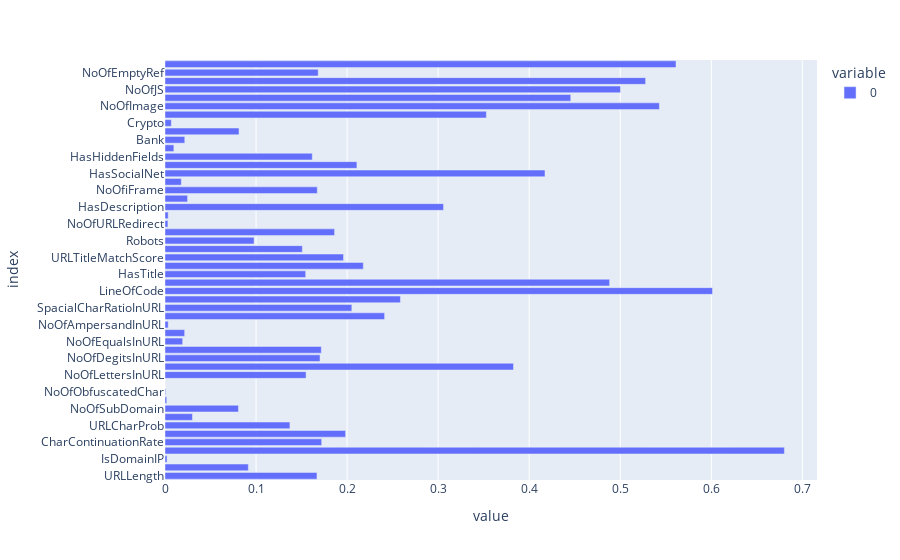

Write notebook code for a chart like this one.
### Markdown cell above
### Feature selection for classification models
1.Information Gain

### Code cell
from sklearn.feature_selection import mutual_info_classif
import plotly.express as px
%matplotlib inline 
importances = mutual_info_classif(X,y)
feat_importance = pd.Series(importances,X.columns)
px.bar(feat_importance,orientation="h")

### Figure 1 — Plotly figure (JSON) as saved in the notebook; plotly's stock layout.template omitted (floating-point values rounded to 4 significant figures)
{"data": [{"alignmentgroup": "True", "hovertemplate": "variable=0<br>value=%{x}<br>index=%{y}<extra></extra>", "legendgroup": "0", "marker": {"color": "#636efa", "pattern": {"shape": ""}}, "name": "0", "offsetgroup": "0", "orientation": "h", "showlegend": true, "textposition": "auto", "type": "bar", "x": [0.1669, 0.09152, 0.002256, 0.6803, 0.1721, 0.1984, 0.1372, 0.03014, 0.08066, 0.001876, 0.0007851, 8.869e-05, 0.1549, 0.3828, 0.1703, 0.1717, 0.01941, 0.0216, 0.003519, 0.2412, 0.2052, 0.2586, 0.6014, 0.4884, 0.1545, 0.2178, 0.1961, 0.1509, 0.09783, 0.1863, 0.003196, 0.00353, 0.306, 0.0248, 0.1672, 0.0179, 0.4174, 0.2108, 0.1617, 0.009737, 0.02172, 0.08131, 0.006914, 0.353, 0.543, 0.4456, 0.5003, 0.5279, 0.1683, 0.5613], "xaxis": "x", "y": ["URLLength", "DomainLength", "IsDomainIP", "URLSimilarityIndex", "CharContinuationRate", "TLDLegitimateProb", "URLCharProb", "TLDLength", "NoOfSubDomain", "HasObfuscation", "NoOfObfuscatedChar", "ObfuscationRatio", "NoOfLettersInURL", "LetterRatioInURL", "NoOfDegitsInURL", "DegitRatioInURL", "NoOfEqualsInURL", "NoOfQMarkInURL", "NoOfAmpersandInURL", "NoOfOtherSpecialCharsInURL", "SpacialCharRatioInURL", "IsHTTPS", "LineOfCode", "LargestLineLength", "HasTitle", "DomainTitleMatchScore", "URLTitleMatchScore", "HasFavicon", "Robots", "IsResponsive", "NoOfURLRedirect", "NoOfSelfRedirect", "HasDescription", "NoOfPopup", "NoOfiFrame", "HasExternalFormSubmit", "HasSocialNet", "HasSubmitButton", "HasHiddenFields", "HasPasswordField", "Bank", "Pay", "Crypto", "HasCopyrightInfo", "NoOfImage", "NoOfCSS", "NoOfJS", "NoOfSelfRef", "NoOfEmptyRef", "NoOfExternalRef"], "yaxis": "y"}], "layout": {"barmode": "relative", "legend": {"title": {"text": "variable"}, "tracegroupgap": 0}, "margin": {"t": 60}, "xaxis": {"anchor": "y", "domain": [0, 1], "title": {"text": "value"}}, "yaxis": {"anchor": "x", "domain": [0, 1], "title": {"text": "index"}}}}
